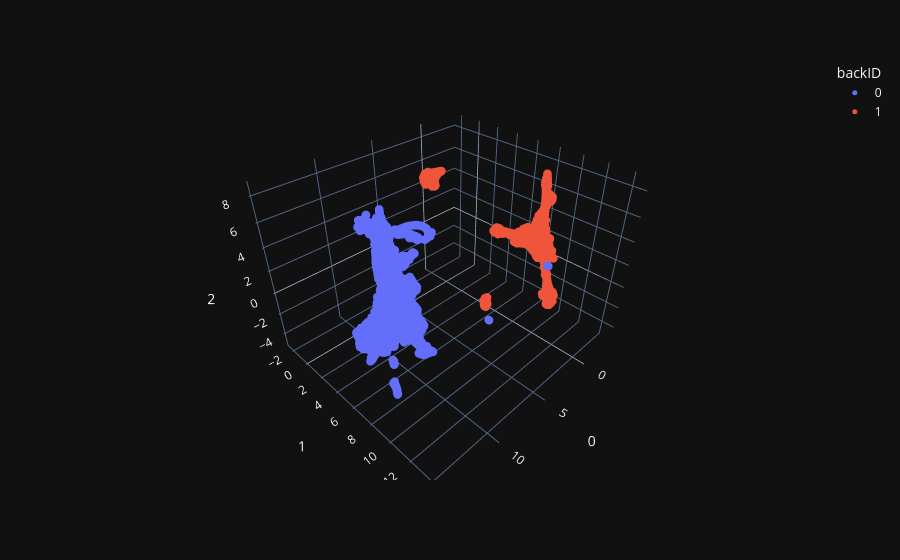

This figure's notebook cell:
### Code cell
umap_3d = UMAP(n_components=3)

proj_3d = umap_3d.fit_transform(repre_reshape)

fig_3d = px.scatter_3d(
    proj_3d, x=0, y=1, z=2,
    color=label_concat_vote.astype(str),  
    labels={'color': 'backID'}
)
fig_3d.update_traces(marker_size=5)

fig_3d.show()

### Figure 1 — Plotly figure (JSON) as saved in the notebook; plotly's stock layout.template omitted (floating-point values rounded to 4 significant figures; data arrays with more than 128 entries replaced by an {"elided": "..."} marker saying what was removed)
{"data": [{"hovertemplate": "backID=0<br>0=%{x}<br>1=%{y}<br>2=%{z}<extra></extra>", "legendgroup": "0", "marker": {"color": "#636efa", "symbol": "circle", "size": 5}, "mode": "markers", "name": "0", "scene": "scene", "showlegend": true, "x": {"elided": "7695 float values"}, "y": {"elided": "7695 float values"}, "z": {"elided": "7695 float values"}, "type": "scatter3d"}, {"hovertemplate": "backID=1<br>0=%{x}<br>1=%{y}<br>2=%{z}<extra></extra>", "legendgroup": "1", "marker": {"color": "#EF553B", "symbol": "circle", "size": 5}, "mode": "markers", "name": "1", "scene": "scene", "showlegend": true, "x": {"elided": "4504 float values"}, "y": {"elided": "4504 float values"}, "z": {"elided": "4504 float values"}, "type": "scatter3d"}], "layout": {"scene": {"domain": {"x": [0.0, 1.0], "y": [0.0, 1.0]}, "xaxis": {"title": {"text": "0"}}, "yaxis": {"title": {"text": "1"}}, "zaxis": {"title": {"text": "2"}}}, "legend": {"title": {"text": "backID"}, "tracegroupgap": 0}, "margin": {"t": 60}}}
